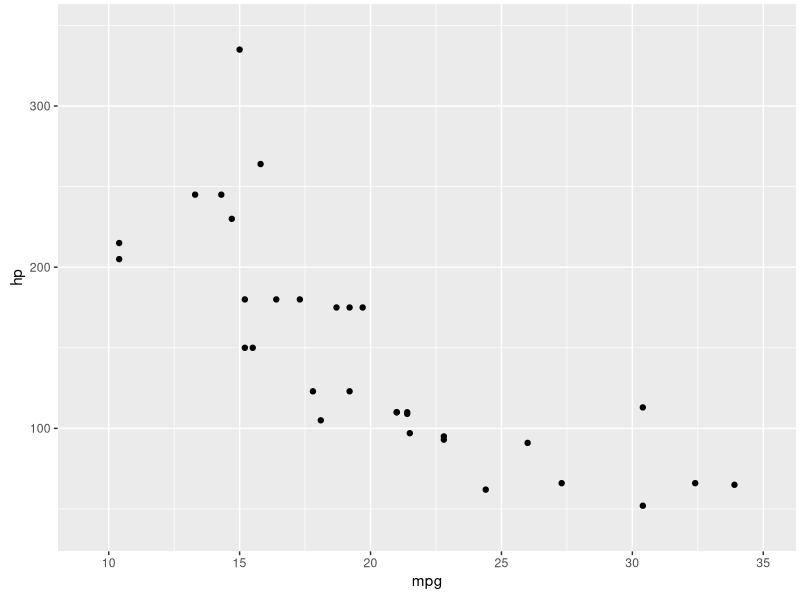
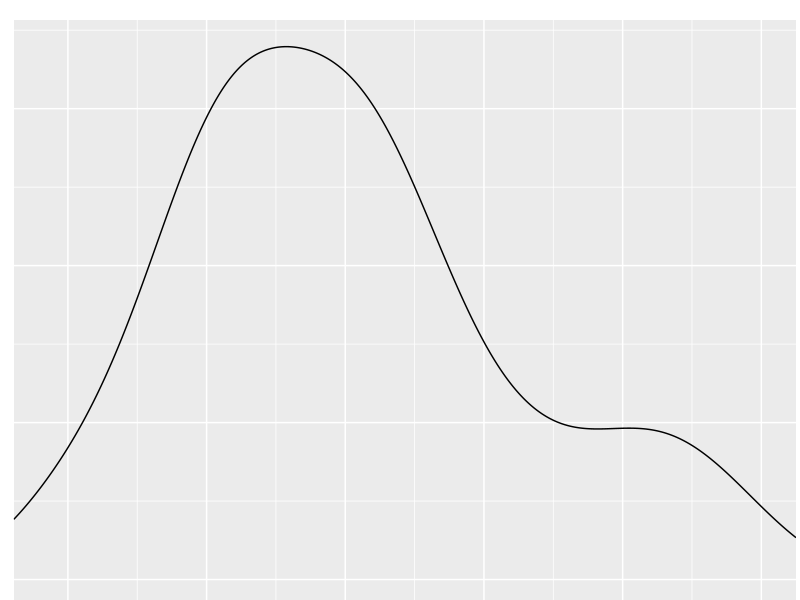
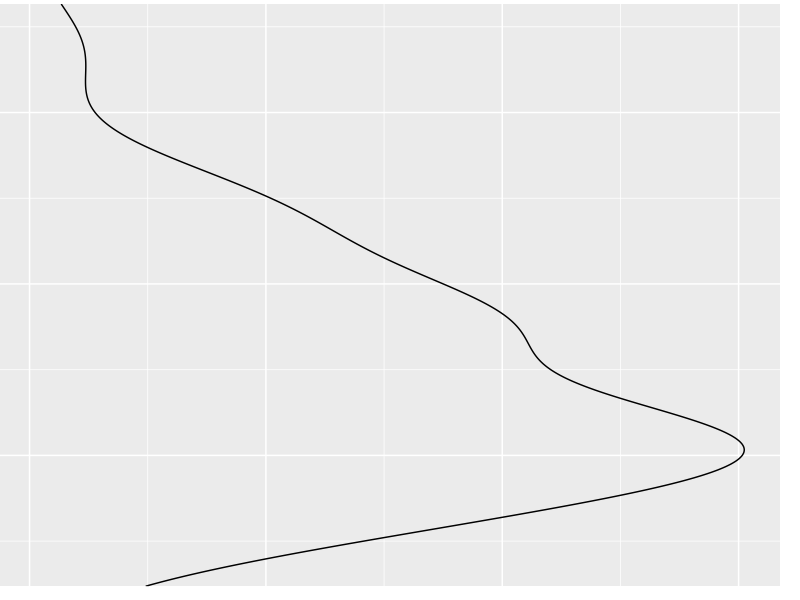

These figures' R source, in order: (Note: this script raises an error after producing the figures.)

library(ggplot2)
library(gtable)
data(mtcars)

# Main scatterplot
p1 <- ggplot(mtcars, aes(mpg, hp)) + 
  geom_point() +
  scale_x_continuous(expand = c(0, 0)) +
  scale_y_continuous(expand = c(0, 0)) +
  expand_limits(y = c(min(mtcars$hp) - .1*diff(range(mtcars$hp)), 
                      max(mtcars$hp) + .1*diff(range(mtcars$hp))))  +
  expand_limits(x = c(min(mtcars$mpg) - .1*diff(range(mtcars$mpg)), 
                      max(mtcars$mpg) + .1*diff(range(mtcars$mpg))))  +
  theme(plot.margin= unit(c(.2, .2, .5, .5), "lines"))
  

# Horizontal marginal density plot - to appear at the top of the chart
p2 <- ggplot(mtcars, aes(x = mpg)) + 
  geom_density() +
  scale_x_continuous(expand = c(0, 0)) +
  expand_limits(x = c(min(mtcars$mpg) - .1*diff(range(mtcars$mpg)), 
                      max(mtcars$mpg) + .1*diff(range(mtcars$mpg))))  +
  theme(axis.text = element_blank(),
        axis.title = element_blank(),
        axis.ticks =  element_blank(),
        plot.margin= unit(c(1, .2, -.5, 0.5), "lines"))
                 
# Vertical marginal density plot - to appear at the right of the chart
p3 <- ggplot(mtcars, aes(x = hp)) + 
  geom_density() +
  scale_x_continuous(expand = c(0, 0)) +
  expand_limits(x = c(min(mtcars$hp) - .1*diff(range(mtcars$hp)), 
                      max(mtcars$hp) + .1*diff(range(mtcars$hp))))  +
  coord_flip() +
  theme(axis.text = element_blank(),
        axis.title = element_blank(),
        axis.ticks =  element_blank(),
        plot.margin= unit(c(.2, 1, 0.5, -.5), "lines"))

# Get the gtables
gt1 <- ggplot_gtable(ggplot_build(p1))
gt2 <- ggplot_gtable(ggplot_build(p2))
gt3 <- ggplot_gtable(ggplot_build(p3))

# Get maximum widths and heights for x-axis and y-axis title and text
maxWidth = unit.pmax(gt1$widths[2:3], gt2$widths[2:3])
maxHeight = unit.pmax(gt1$heights[4:5], gt3$heights[4:5])

# Set the maximums in the gtables for gt1, gt2 and gt3
gt1$widths[2:3] <- as.list(maxWidth)
gt2$widths[2:3] <- as.list(maxWidth)

gt1$heights[4:5] <- as.list(maxHeight)
gt3$heights[4:5] <- as.list(maxHeight)

# Combine the scatterplot with the two marginal boxplots
# Create a new gtable
gt <- gtable(widths = unit(c(7, 2), "null"), height = unit(c(2, 7), "null"))

# Instert gt1, gt2 and gt3 into the new gtable
gt <- gtable_add_grob(gt, gt1, 2, 1)
gt <- gtable_add_grob(gt, gt2, 1, 1)
gt <- gtable_add_grob(gt, gt3, 2, 2)

# And render the plot
grid.newpage()
grid.draw(gt)

grid.rect(x = 0.5, y = 0.5, height = .995, width = .995, default.units = "npc",
          gp = gpar(col="black", fill = NA, lwd = 1)) 

